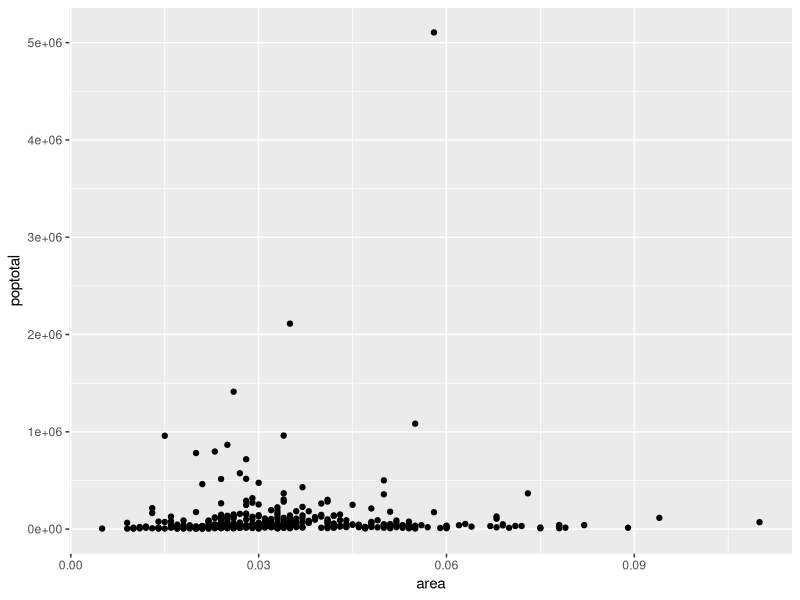
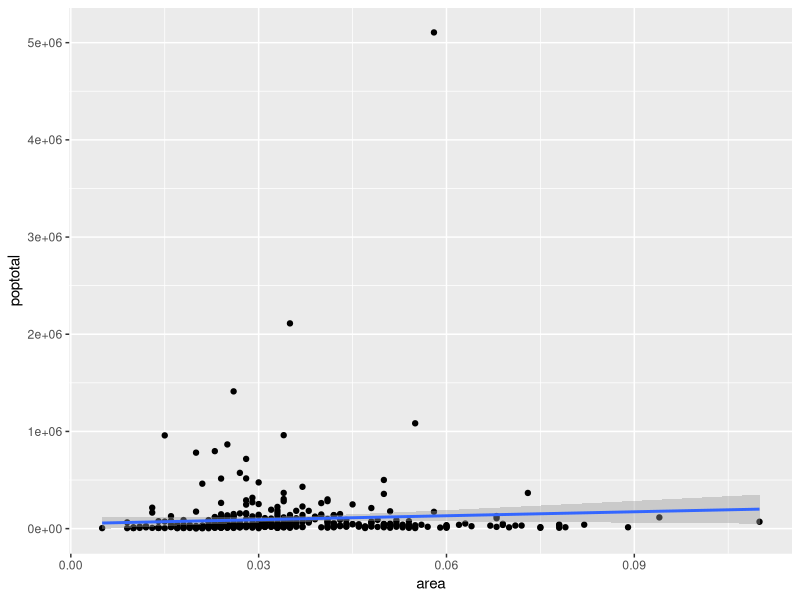
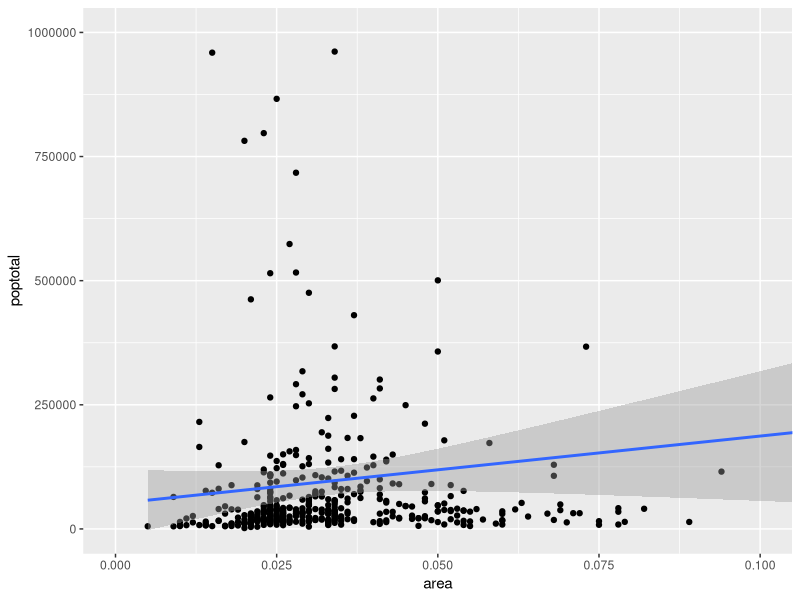
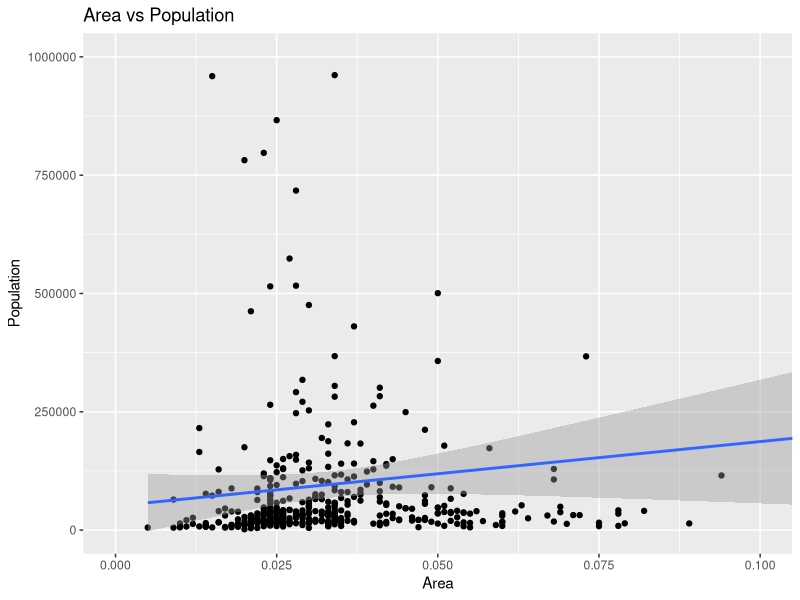
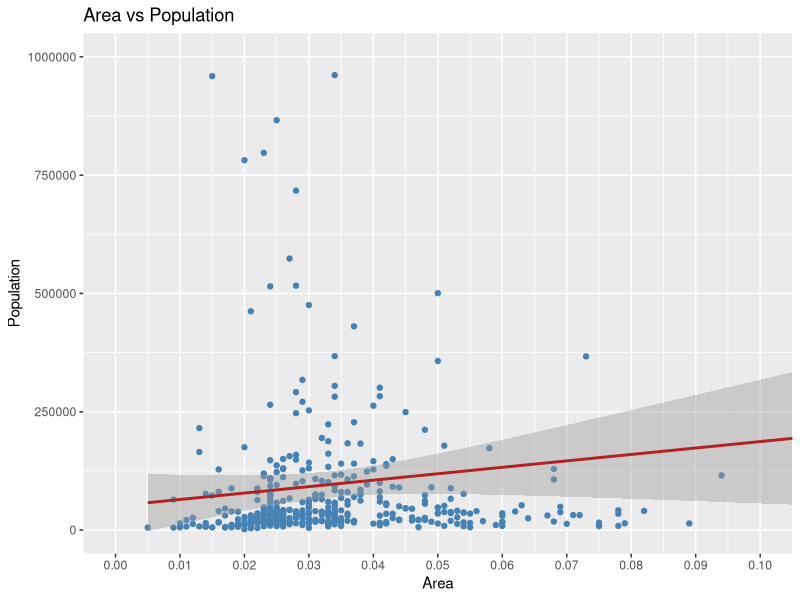
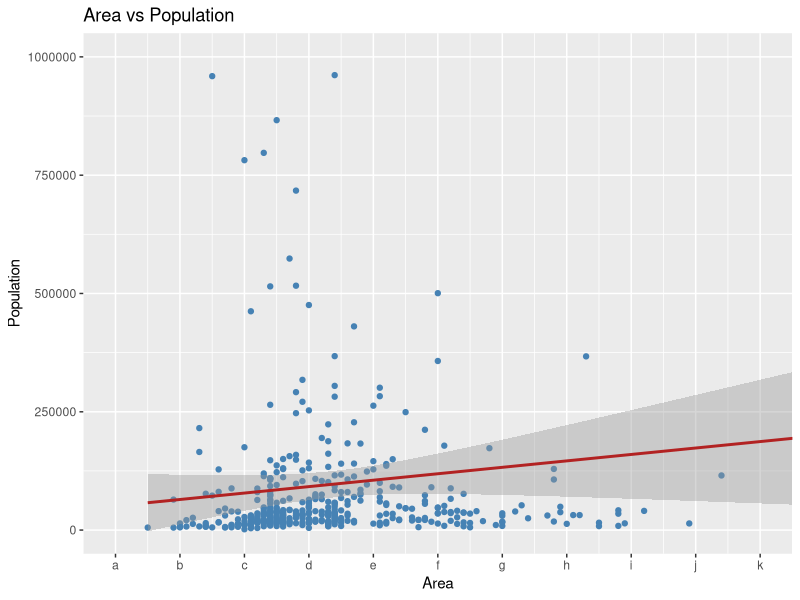
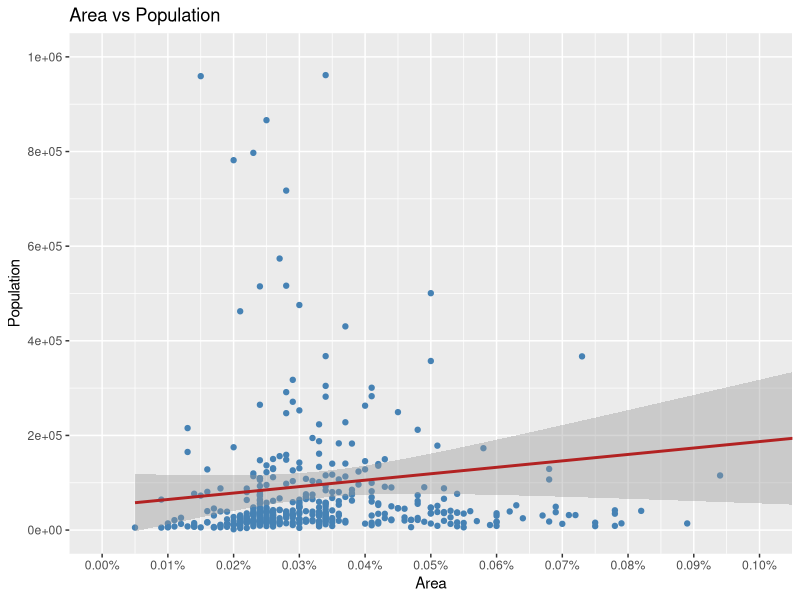
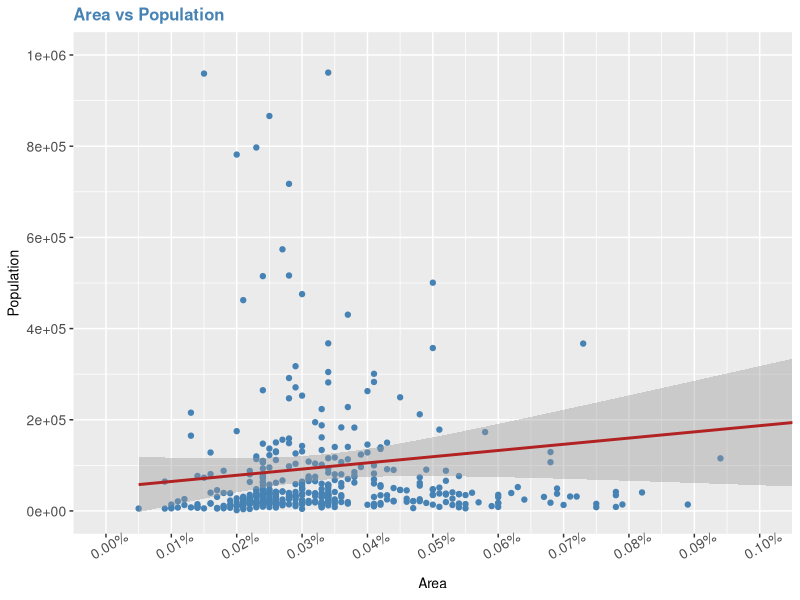

Recreate these plots in R, in order.
## ---- chunk 1
options(width = 250)
## ---- chunk 2
knitr::opts_chunk$set(echo = TRUE)
source_path = getwd()
## ---- chunk 3
library(knitr)
## ---- chunk 4
require(ggplot2)
data("midwest", package = "ggplot2")

g = ggplot(midwest, aes(x = area, y = poptotal))
g = g + geom_point()
g

## ---- chunk 5
g = ggplot(midwest, aes(x = area, y = poptotal))
g = g + geom_point()
g = g + geom_smooth(method = "lm")
g

## ---- chunk 6
# Correct way of doing it
g = ggplot(midwest, aes(x = area, y = poptotal))
g = g + geom_point()
g = g + geom_smooth(method = "lm")
g = g + coord_cartesian(xlim = c(0,0.1), ylim = c(0, 1000000))
g

## ---- chunk 7
# Correct way of doing it
g = ggplot(midwest, aes(x = area, y = poptotal))
g = g + geom_point()
g = g + geom_smooth(method = "lm")
g = g + coord_cartesian(xlim = c(0,0.1), ylim = c(0, 1000000))
g = g + labs(title = "Area vs Population"
             , y = "Population"
             , x = "Area")
g 
## ---- chunk 8
# ADDING AT SPECIFIC BREAKS
g = ggplot(midwest, aes(x = area, y = poptotal))
g = g + geom_point(col = "steelblue")
g = g + geom_smooth(method = "lm", col = "firebrick")
g = g + coord_cartesian(xlim = c(0,0.1), ylim = c(0, 1000000))
g = g + labs(title = "Area vs Population"
             , y = "Population"
             , x = "Area")
g = g + scale_x_continuous(breaks = seq(0, 0.1, 0.01))
g
## ---- chunk 9
# CHANGING THE LABELS OF THE TICKS - adding letters as example
g = ggplot(midwest, aes(x = area, y = poptotal))
g = g + geom_point(col = "steelblue")
g = g + geom_smooth(method = "lm", col = "firebrick")
g = g + coord_cartesian(xlim = c(0,0.1), ylim = c(0, 1000000))
g = g + labs(title = "Area vs Population"
             , y = "Population"
             , x = "Area")
g = g + scale_x_continuous(breaks = seq(0, 0.1, 0.01), labels = letters[1:11])
g
## ---- chunk 10
# CHANGING THE LABELS OF THE TICKS - adding percentages
g = ggplot(midwest, aes(x = area, y = poptotal))
g = g + geom_point(col = "steelblue")
g = g + geom_smooth(method = "lm", col = "firebrick")
g = g + coord_cartesian(xlim = c(0,0.1), ylim = c(0, 1000000))
g = g + labs(title = "Area vs Population"
             , y = "Population"
             , x = "Area")
g = g + scale_x_continuous(breaks = seq(0, 0.1, 0.01), labels = sprintf('%1.2f%%', seq(0, 0.1, 0.01)))
g = g + scale_y_continuous(breaks = seq(0, 1000000, 200000))
g
## ---- chunk 11
# CHANGING THE LABELS OF THE TICKS - adding percentages
g = ggplot(midwest, aes(x = area, y = poptotal))
g = g + geom_point(col = "steelblue")
g = g + geom_smooth(method = "lm", col = "firebrick")
g = g + coord_cartesian(xlim = c(0,0.1), ylim = c(0, 1000000))
g = g + labs(title = "Area vs Population"
             , y = "Population"
             , x = "Area")
g = g + scale_x_continuous(breaks = seq(0, 0.1, 0.01), labels = sprintf('%1.2f%%', seq(0, 0.1, 0.01)))
g = g + scale_y_continuous(breaks = seq(0, 1000000, 200000))
g = g + theme(plot.title = element_text(size = 12, face = "bold", color = "steelblue", lineheight = 1.2)
              , axis.title.x = element_text(size = 10)
              , axis.title.y = element_text(size = 10)
              , axis.text.x = element_text(size = 10, angle = 30)
              , axis.text.y = element_text(size = 10))
g

## ---- chunk 12
# Correct way of doing it
g = ggplot(midwest, aes(x = area, y = poptotal))
g = g + geom_point(col = "steelblue")
g = g + geom_smooth(method = "lm", col = "firebrick")
g = g + coord_cartesian(xlim = c(0,0.1), ylim = c(0, 1000000))
g = g + labs(title = "Area vs Population"
             , y = "Population"
             , x = "Area")
g 
## ---- chunk 13
g = ggplot(midwest, aes(x = area, y = poptotal))
g = g + geom_point(aes(col = state))
g = g + geom_smooth(method = "lm", col = "firebrick")
g = g + coord_cartesian(xlim = c(0,0.1), ylim = c(0, 1000000))
g = g + labs(title = "Area vs Population"
             , y = "Population"
             , x = "Area")
g 
## ---- chunk 14
library(RColorBrewer)

g = ggplot(midwest, aes(x = area, y = poptotal))
g = g + geom_point(aes(col = state))
g = g + geom_smooth(method = "lm", col = "firebrick")
g = g + coord_cartesian(xlim = c(0,0.1), ylim = c(0, 1000000))
g = g + labs(title = "Area vs Population"
             , y = "Population"
             , x = "Area")
g = g + scale_color_brewer(palette = "Set1")
g
## ---- chunk 15
g = ggplot(midwest, aes(x = area, y = poptotal))
g = g + geom_point(aes(col = state, size = popdensity))
g = g + geom_smooth(method = "lm", col = "firebrick")
g = g + coord_cartesian(xlim = c(0,0.1), ylim = c(0, 1000000))
g = g + labs(title = "Area vs Population"
             , y = "Population"
             , x = "Area")
g
## ---- chunk 16
# CHANGING LEGEND TITLE

g = ggplot(midwest, aes(x = area, y = poptotal))
g = g + geom_point(aes(col = state, size = popdensity))
g = g + geom_smooth(method = "lm", col = "firebrick")
g = g + coord_cartesian(xlim = c(0,0.1), ylim = c(0, 1000000))
g = g + labs(title = "Area vs Population"
             , y = "Population"
             , x = "Area")
g = g + scale_color_discrete(name = "State") + scale_size_continuous(name = "Density")
g

## ---- chunk 17
# CHANGING LEGEND POSITION

g = ggplot(midwest, aes(x = area, y = poptotal))
g = g + geom_point(aes(col = state, size = popdensity))
g = g + geom_smooth(method = "lm", col = "firebrick")
g = g + coord_cartesian(xlim = c(0,0.1), ylim = c(0, 1000000))
g = g + labs(title = "Area vs Population"
             , y = "Population"
             , x = "Area")
g = g + scale_color_discrete(name = "State") + scale_size_continuous(name = "Density")
g = g + theme(legend.position = "bottom")
g

## ---- chunk 18
# CHANGING LEGEND STYLE

g = ggplot(midwest, aes(x = area, y = poptotal))
g = g + geom_point(aes(col = state, size = popdensity))
g = g + geom_smooth(method = "lm", col = "firebrick")
g = g + coord_cartesian(xlim = c(0,0.1), ylim = c(0, 1000000))
g = g + labs(title = "Area vs Population"
             , y = "Population"
             , x = "Area")
g = g + scale_color_discrete(name = "State") + scale_size_continuous(name = "Density")
g = g + theme(legend.title = element_text(size = 12, color = "firebrick")
              , legend.text = element_text(size = 10)
              , legend.key = element_rect(fill = "gray"))
g = g + guides(colour = guide_legend(override.aes = list(size = 2, stroke = 1.5)))
g

## ---- chunk 19
# Text for only records where population is more than 400k
midwest_sub = midwest[midwest$poptotal > 400000, ]
midwest_sub$large_county = ifelse(midwest_sub$poptotal > 400000, midwest_sub$county, "")

g = ggplot(midwest, aes(x = area, y = poptotal))
g = g + geom_point(aes(col = state, size = popdensity))
g = g + geom_smooth(method = "lm", col = "firebrick")
g = g + coord_cartesian(xlim = c(0,0.1), ylim = c(0, 1000000))
g = g + labs(title = "Area vs Population"
             , y = "Population"
             , x = "Area")
g = g + scale_color_discrete(name = "State") + scale_size_continuous(name = "Density")
g = g + theme(legend.title = element_text(size = 12, color = "firebrick")
              , legend.text = element_text(size = 10)
              , legend.key = element_rect(fill = "gray"))
g = g + guides(colour = guide_legend(override.aes = list(size = 2, stroke = 1.5)))
g = g + geom_text(aes(label = large_county), size = 2, data = midwest_sub)
g = g + geom_label(aes(label = large_county), size = 2, data = midwest_sub, alpha = 0.25)
g

## ---- chunk 20
library(grid)

my_text = "This text is at x = 0.7 and y = 0.9"
my_grob = grid.text(my_text, x = 0.7, y = 0.9, gp = gpar(col = "firebrick"
                                                         , fontsize = 10
                                                         , fontface = "bold"))

# Text for only records where population is more than 400k
midwest_sub = midwest[midwest$poptotal > 400000, ]
midwest_sub$large_county = ifelse(midwest_sub$poptotal > 400000, midwest_sub$county, "")

g = ggplot(midwest, aes(x = area, y = poptotal))
g = g + geom_point(aes(col = state, size = popdensity))
g = g + geom_smooth(method = "lm", col = "firebrick")
g = g + coord_cartesian(xlim = c(0,0.1), ylim = c(0, 1000000))
g = g + labs(title = "Area vs Population"
             , y = "Population"
             , x = "Area")
g = g + scale_color_discrete(name = "State") + scale_size_continuous(name = "Density")
g = g + theme(legend.title = element_text(size = 12, color = "firebrick")
              , legend.text = element_text(size = 10)
              , legend.key = element_rect(fill = "gray"))
g = g + guides(colour = guide_legend(override.aes = list(size = 2, stroke = 1.5)))
g = g + geom_text(aes(label = large_county), size = 2, data = midwest_sub)
g = g + geom_label(aes(label = large_county), size = 2, data = midwest_sub, alpha = 0.25)
g = g + annotation_custom(my_grob)
g

## ---- chunk 21
# Load data
data(mpg, package = "ggplot2")

# Plot V1
g = ggplot(mpg, aes(x = displ, y = hwy))
g = g + geom_point()
g = g + geom_smooth(method = "lm")
g = g + theme_bw()
g = g + facet_wrap(~ class)
g

## ---- chunk 22
# Load data
data(mpg, package = "ggplot2")

# Plot V2
g = ggplot(mpg, aes(x = displ, y = hwy))
g = g + geom_point()
g = g + geom_smooth(method = "lm")
g = g + theme_bw()
g = g + facet_grid(~ class)
g

## ---- chunk 23
# Load data
data(mpg, package = "ggplot2")

g = ggplot(mpg, aes(x = displ, y = hwy))
g = g + geom_point()
g = g + geom_smooth(method = "lm")
g = g + theme_bw()
g = g + facet_grid(manufacturer ~ class)
g

## ---- chunk 24
library(gridExtra)

g = ggplot(mpg, aes(x = displ, y = hwy))
g = g + geom_point()
g = g + geom_smooth(method = "lm")
g = g + theme_bw()
g = g + facet_grid(~ class)
g1 = g

g = ggplot(mpg, aes(x = displ, y = hwy))
g = g + geom_point()
g = g + geom_smooth(method = "lm")
g = g + theme_bw()
g = g + facet_grid(~ cyl)
g2 = g

gridExtra::grid.arrange(g1, g2, ncol = 2)



## ---- chunk 25
# When only 1 variable is provided, histogram automatically computes the count
g = ggplot(mpg, aes(manufacturer))
g = g + geom_bar()
g
## ---- chunk 26
g = ggplot(mpg, aes(manufacturer))
g = g + geom_bar(width = 0.8, aes(fill = class))
g
## ---- chunk 27
g = ggplot(mpg, aes(manufacturer))
g = g + geom_bar(width = 0.8, aes(fill = class), position = "fill")
g
## ---- chunk 28
# Aggregate data
cty_mpg = aggregate(mpg$cty, by = list(mpg$manufacturer), FUN = mean)
colnames(cty_mpg) = c("manufacturer", "mileage")

g = ggplot(cty_mpg, aes(x = manufacturer, y = mileage, fill = mileage))
g = g + geom_bar(stat = "identity")
g
## ---- chunk 29
# Aggregate data
cty_mpg = aggregate(mpg$cty, by = list(mpg$manufacturer), FUN = mean)
colnames(cty_mpg) = c("manufacturer", "mileage")

g = ggplot(mpg, aes(x = manufacturer, y = cty))
g = g + geom_boxplot()
g
## ---- chunk 30
# Aggregate data
cty_mpg = aggregate(mpg$cty, by = list(mpg$manufacturer), FUN = mean)
colnames(cty_mpg) = c("manufacturer", "mileage")

g = ggplot(mpg, aes(x = manufacturer, y = cty))
g = g + geom_boxplot(aes(fill = class), width = 0.5)
g
